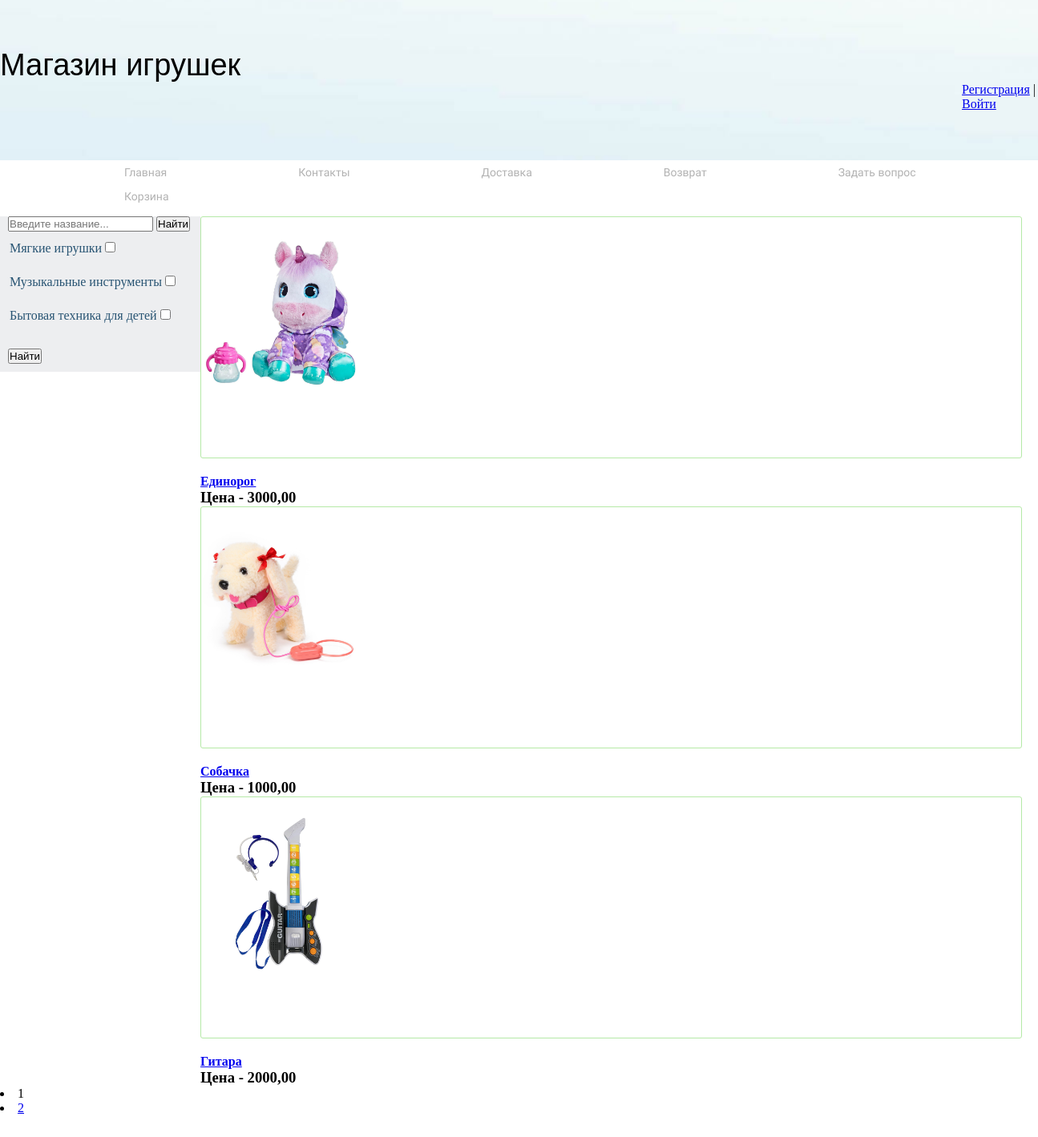
The page / on the database its author committed.
### app_toy_shop/models.py (models this page shows, shortened)
class Category(models.Model):
    name = models.CharField('Категория', max_length=70, db_index=True)
    url = models.SlugField(max_length=170, unique=True)
    class Meta:
        verbose_name = 'Категория'
        verbose_name_plural = 'Категории'

class Product(models.Model):
    name = models.CharField('Название', max_length=70)
    description = models.TextField('Описание')
    price = models.DecimalField('Цена', max_digits=7, decimal_places=2)
    poster = models.ImageField("Постер", upload_to="photos/")
    category = models.ForeignKey(Category, on_delete=models.SET_NULL, null=True, verbose_name='Категория',
                                 related_name="category_product")
    url = models.SlugField(max_length=170, unique=True)
    quantity = models.PositiveIntegerField('Колличество', default=1)
    is_active = models.BooleanField('Активность', default=True)
    def __str__(self):
        return self.name
    class Meta:
        verbose_name = 'Товар'
        verbose_name_plural = 'Товары'

### app_toy_shop/views.py (the view)
# urls.py: path('', views.ProductView.as_view(), name='title'),
class ProductView(GetCategory, ListView):
    model = Product
    queryset = Product.objects.filter(is_active=True)
    template_name = 'toy_shop/title.html'
    paginate_by = 3

### app_toy_shop/views.py (called while the page is built)
    def get_category(self):
        return Category.objects.all()

### cart/context_processors.py (called while the page is built)
def cart(request):
    return {'cart': Cart(request)}

### app_toy_shop/templates/toy_shop/title.html
{% extends 'toy_shop/base.html' %}
{% block content %}
<div class="row">
    {% for product in product_list %}
    <div class="products clearfix">
        <div class="product">
            <img class="img-product" src="{{ product.poster.url }}"  alt="" >
        </div>
        <div class="item-info-product">
            <h4 class="">
                <a href="{% url 'shop:toy_detail' product.url %}" class="editContent" >{{ product }}</a>
                <h3>Цена - {{ product.price }}</h3>
            </h4>
        </div>
    </div>
    {% endfor %}
</div>
{% for p in paginator.page_range %}
                   {% if page_obj.number == p %}
        <li class="page-num page-num-selected">{{ p }}</li>
                   {% elif p >= page_obj.number|add:-2 and p <= page_obj.number|add:2  %}
        <li class="page-num">
            <a href="?page={{ p }}">{{ p }}</a>
        </li>
                   {% endif %}
{% endfor %}
{% endblock content %}

### app_toy_shop/templates/toy_shop/base.html (shortened to what this page needs)
<!DOCTYPE html>
{% load static %}
<html lang="en">
<head>
    <link rel="stylesheet" type="text/css" href="{% static 'css/style.css' %}">
</head>
<body>
<div class="wrapper">
    <div class="page">
        <div class="header">
            <div class="header_text">
            <span>Магазин игрушек</span>
            </div>
            <div class="register">
            <header>
			{% if request.user.is_authenticated %}
			<li class="last"> <a href="{% url 'user:user_room' user.id %}">Личный кабинет</a> | <a href="{% url 'user:logout' %}">Выйти</a></li>
			{% else %}
			<li class="last"><a href="{% url 'user:register' %}">Регистрация</a> | <a href="{% url 'user:login_view' %}">Войти</a></li>
			{% endif %}
            </header>
            </div>
        </div>
        <div id="wrapper">
		<nav>
			<ul class="top-menu">
				<li><a href="{% url 'shop:title' %}">Главная</a></li>
				<li><a href="{% url 'shop:contact' %}">Контакты</a></li>
				<li><a href="{% url 'shop:delivery' %}">Доставка</a></li>
				<li><a href="{% url 'shop:refund' %}">Возврат</a></li>
                <li><a href="{% url 'chat:room' user.id %}">Задать вопрос</a></li>
				<li><a href="{% url 'cart:cart_detail' %}">Корзина</a></li>
			</ul>
		</nav>
</div>
<aside>
    <ul class="main-menu">
        <li class="menu_search">
        <form action="{% url 'shop:search' %}" method="get" name="search">
            <input type="search" placeholder="Введите название..." name="q" class="form-control" required="">
            <button type="submit">Найти</button>
        </form></li>
        <form action="{% url 'shop:filter' %}" method="get">
            {% for category in view.get_category %}
            <li class="menu_item">
            <span>{{category.name}}</span>
            <input type="checkbox" class="cheked" name="category" value="{{category.name}}">
            </li>
            {% endfor %}
            <button class="menu_item_button" type="submit">Найти</button>
        </form>
    </ul>
</aside>
    {% block content %}
    {% endblock content %}
    </div>
</div>
</body>
</html>

### static/css/style.css (style rules this page uses)
* { margin: 0; padding: 0; }
html, body { height: 100%; }
.wrapper { height: 100%; max-width: 100%; margin: 0 auto; }
.page { min-height: 100%; padding-bottom: 90px; box-sizing: border-box; }
.header { max-height: 100%; height: 200px; background: #fff url('../image/12.jpg') no-repeat center; }
.header_text { padding-top: 60px; padding-left: 100 px; width: 400px; font-family: Tahoma, Arial; font-size: 38px; }
.register { margin: 0 0 5px 1200px; list-style: none; }
.main-menu { list-style: none; padding: 0; margin: 0; background: #EDEEF0; color: #285473; width: 250px; }
.menu_item { padding: 2px 2px; margin: 10px 0 20px 10px; }
.menu_item_button { margin: 10px 0 10px 10px; }
.menu_search { margin: 10px 0 10px 10px; }
nav a { text-decoration: none; }
nav ul { margin: 0; padding: 0; }
nav li { list-style-position: inside; font: 14px 'Oswald', sans-serif; padding: 10px; }
.top-menu li { display: inline-block; padding: 7px 5px; margin: 0 0 0 150px; }
.top-menu a { color: #b2b2b2; }
aside { float: left; width: 250px; }
.img-product { width: 200px; height: 200px; margin: 20px 0 20px 0; }
.row { margin: 10px 0 0 250px; }
.product { display: block; border: 1px solid #b5e9a7; border-radius: 3px; position: relative; background: #fff; margin: 0 20px 20px 0; text-decoration: none; color: #474747; z-index: 0; height: 300px; }

### rows shown on the page
Category: name "Мягкие игрушки"
Category: name "Музыкальные инструменты"
Category: name "Бытовая техника для детей"
Product: poster (picture), name "Единорог", price "3000,00"
Product: poster (picture), name "Собачка", price "1000,00"
Product: poster (picture), name "Гитара", price "2000,00"

### other values the page prints
{{ p }} "1"
{{ p }} "2"
